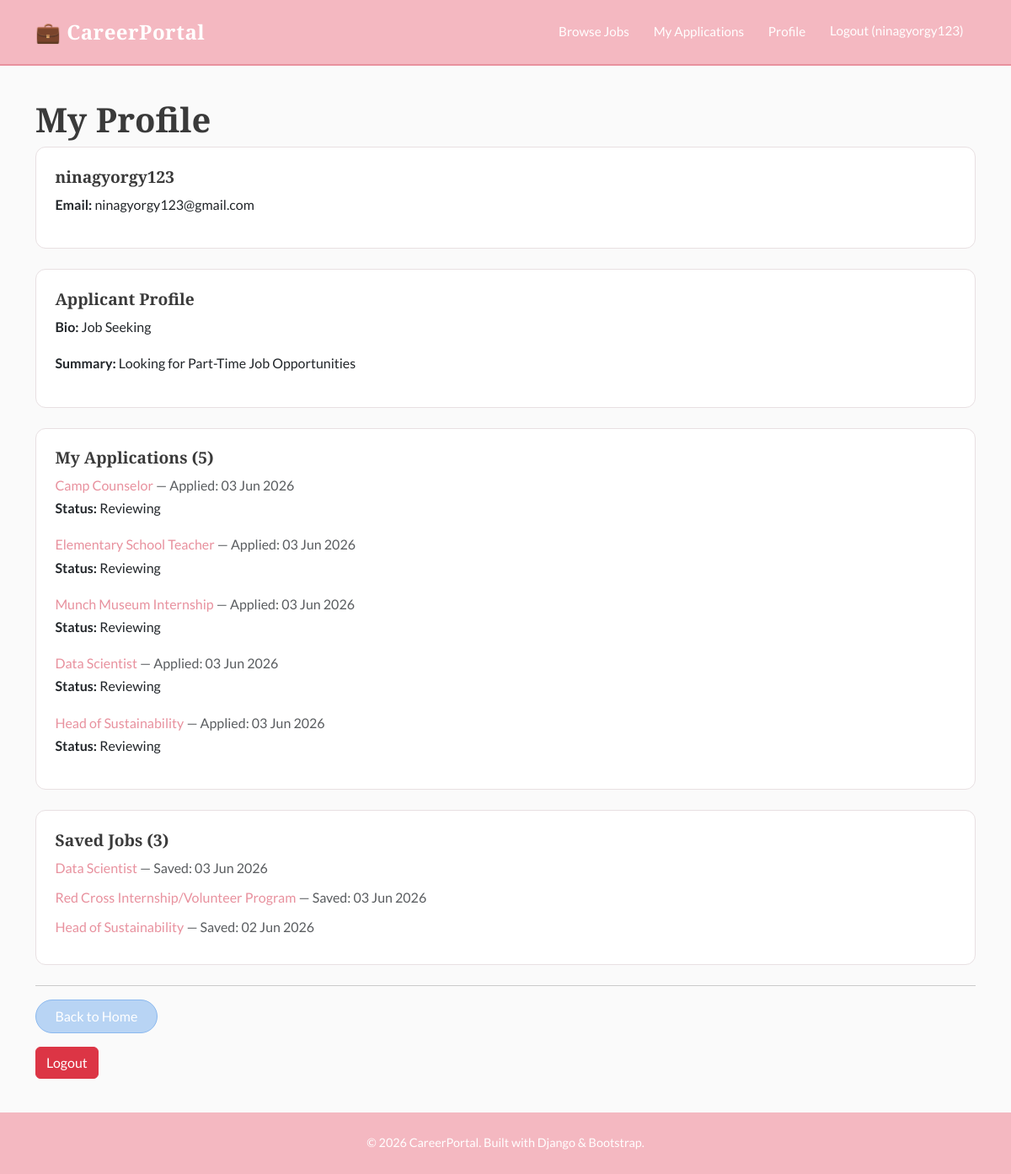
Page /profile/ (signed in) on the committed database.
### careerportal/models.py (models this page shows, shortened)
class Applicant(User):
    bio = models.TextField(null=True)
    summary = models.TextField(null=True)
    class Meta:
        verbose_name = "applicant"

class Application(models.Model):
    STATUS_CHOICES = [
        ('reviewing', 'Reviewing'),
        ('accepted', 'Accepted'),
        ('rejected', 'Rejected'),]
    job = models.ForeignKey(Job, on_delete=models.CASCADE)
    applicant = models.ForeignKey(Applicant, on_delete=models.CASCADE)
    text = models.TextField()
    cv = models.FileField(upload_to='cvs/', null=True, blank=True, validators=[validate_pdf])
    status = models.CharField(
        max_length=20,
        choices=STATUS_CHOICES,
        default='reviewing')
    created_at = models.DateTimeField(auto_now_add=True)

class Job(models.Model):
    DEGREE_CHOICES = [
        ("high_school", "High School Diploma"),
        ("bachelors", "Bachelor's Degree"),
        ("masters", "Master's Degree"),
        ("phD", "PhD"),
        ("post_doc", "Post-Doctorate")
    ]
    JOB_TYPE_CHOICES = [
        ('full_time', 'Full Time'),
        ('part_time', 'Part Time'),
        ('internship', 'Internship'),
    ]
    PAY_CHOICES = [
        ('paid', 'Paid'),
        ('unpaid', 'Unpaid'),
    ]
    contact_info = models.TextField(
        help_text="Include contact email, phone, and/or company website link.",
        blank=True,
        default=''
    )
    title = models.CharField(max_length=200)
    description = models.TextField()
    required_degree = models.CharField(
        max_length=50,
        choices=DEGREE_CHOICES,
        default="bachelors"
    )
    deadline = models.DateField(default=date.today) # temporary default
    created_at = models.DateTimeField(auto_now_add=True)
    created_by = models.ForeignKey(
        Employee,
        on_delete=models.CASCADE,
        null=True
    )
    job_type = models.CharField(
        max_length=20,
        choices=JOB_TYPE_CHOICES,
        default='full_time'
    )
    pay_status = models.CharField(
        max_length=10,
        choices=PAY_CHOICES,
        default='paid'
    )
    LOCATION_TYPE_CHOICES = [
    ('in_person', 'In Person'),
    ('remote', 'Remote'),
    ('hybrid', 'Hybrid'),
    ]
    location_type = models.CharField(
        max_length=20,
        choices=LOCATION_TYPE_CHOICES,
        default='in_person'
        )

class SavedJob(models.Model):
    applicant = models.ForeignKey(Applicant, on_delete=models.CASCADE)
    job = models.ForeignKey(Job, on_delete=models.CASCADE)
    saved_at = models.DateTimeField(auto_now_add=True)
    class Meta:
        unique_together = ('applicant', 'job')

### careerportal/views.py (the view)
# urls.py: path('profile/', views.profile_view, name='profile'),
@login_required
def profile_view(request):
    user = request.user
    applicant = None
    employee = None
    try:
        applicant = Applicant.objects.get(id=user.id)
    except Applicant.DoesNotExist:
        pass
    try:
        employee = Employee.objects.get(id=user.id)
    except Employee.DoesNotExist:
        pass
    applications = []
    posted_jobs = []
    saved_jobs = []
    if applicant:
        applications = Application.objects.filter(applicant=applicant).order_by('-created_at')
        saved_jobs = SavedJob.objects.filter(applicant=applicant).order_by('-saved_at')
    if employee:
        posted_jobs = Job.objects.filter(created_by=employee).order_by('-created_at')
    return render(request, 'careerportal/profile.html', {
        'applicant': applicant,
        'employee': employee,
        'applications': applications,
        'posted_jobs': posted_jobs,
        'saved_jobs': saved_jobs,
    })

### careerportal/context_processors.py (called while the page is built)
def user_roles(request):
    is_applicant = False
    is_employee = False
    if request.user.is_authenticated:
        is_applicant = Applicant.objects.filter(id=request.user.id).exists()
        is_employee = Employee.objects.filter(id=request.user.id).exists()
    return {
        'is_applicant': is_applicant,
        'is_employee': is_employee,
    }

### careerportal/templates/careerportal/profile.html (shortened to what this page needs)
{% extends "careerportal/base.html" %}
{% block content %}
<h1>My Profile</h1>
<div class="card mb-4">
    <div class="card-body">
        <h2 class="card-title">{{ user.username }}</h2>
        <p><strong>Email:</strong> {{ user.email }}</p>
    </div>
</div>
{% if applicant %}
    <div class="card mb-4">
        <div class="card-body">
            <h2 class="card-title">Applicant Profile</h2>
            <p><strong>Bio:</strong> {{ applicant.bio }}</p>
            <p><strong>Summary:</strong> {{ applicant.summary }}</p>
        </div>
    </div>
    <div class="card mb-4">
        <div class="card-body">
            <h2 class="card-title">My Applications ({{ applications|length }})</h2>
            {% if applications %}
                {% for application in applications %}
                    <div class="mb-3">
                        <a href="{% url 'job_detail' application.job.id %}">
                            {{ application.job.title }}
                        </a>
                        <span class="text-muted">
                            — Applied: {{ application.created_at|date:"d M Y" }}
                        </span>
                        <br>
                        <strong>Status:</strong>
                        {{ application.get_status_display }}
                    </div>
                {% endfor %}
            {% else %}
                <div class="alert alert-info">
                    You have not applied for any jobs yet.
                </div>
            {% endif %}
        </div>
    </div>
    <div class="card mb-4">
        <div class="card-body">
            <h2 class="card-title">Saved Jobs ({{ saved_jobs|length }})</h2>
            {% if saved_jobs %}
                {% for saved in saved_jobs %}
                    <div class="mb-2">
                        <a href="{% url 'job_detail' saved.job.id %}">
                            {{ saved.job.title }}
                        </a>
                        <span class="text-muted">
                            — Saved: {{ saved.saved_at|date:"d M Y" }}
                        </span>
                    </div>
                {% endfor %}
            {% else %}
                <div class="alert alert-info">
                    You have not saved any jobs yet.
                </div>
            {% endif %}
        </div>
    </div>
{% else %}
    <div class="alert alert-danger">
        No role assigned.
    </div>
{% endif %}
<hr>
<a href="{% url 'home' %}" class="btn btn-secondary">
    Back to Home
</a>
<form method="POST" action="{% url 'logout' %}" class="mt-3">
    <button type="submit" class="btn btn-danger">
        Logout
    </button>
</form>
{% endblock %}

### careerportal/templates/careerportal/base.html (shortened to what this page needs)
{% load static %}
<!DOCTYPE html>
<html lang="en">
<head>
    <link href="https://cdn.jsdelivr.net/npm/bootstrap@5.3.3/dist/css/bootstrap.min.css" rel="stylesheet">
    <link rel="stylesheet" href="{% static 'careerportal/css/style.css' %}">
</head>
<body class="d-flex flex-column min-vh-100">
<nav class="navbar navbar-expand-lg">
    <div class="container">
        <a class="navbar-brand" href="{% url 'home' %}">
            💼 CareerPortal
        </a>
        <div class="collapse navbar-collapse"
             id="navbarNav">
            <ul class="navbar-nav ms-auto">
                <li class="nav-item">
                    <a class="nav-link"
                       href="{% url 'job_list' %}">
                        Browse Jobs
                    </a>
                </li>
                {% if user.is_authenticated %}
                    {% if is_applicant %}
                    <li class="nav-item">
                        <a class="nav-link"
                           href="{% url 'my_applications' %}">
                            My Applications
                        </a>
                    </li>
                    {% endif %}
                    <li class="nav-item">
                        <a class="nav-link"
                           href="{% url 'profile' %}">
                            Profile
                        </a>
                    </li>
                    <li class="nav-item">
                        <form method="POST"
                              action="{% url 'logout' %}">
                            <button type="submit"
                                    class="nav-link btn btn-link">
                                Logout ({{ user.username }})
                            </button>
                        </form>
                    </li>
                {% endif %}
            </ul>
        </div>
    </div>
</nav>
<main class="container my-4 flex-grow-1">
    {% block content %}
    {% endblock %}
</main>
<footer>
    <div class="container">
        &copy; 2026 CareerPortal. Built with Django &amp; Bootstrap.
    </div>
</footer>
</body>
</html>

### careerportal/static/careerportal/css/style.css (style rules this page uses)
:root { --pink: #f4b8c1; --pink-dark: #e8919e; --pink-light: #fdeef0; --blue: #b8d4f4; --blue-dark: #8ab8ef; --blue-light: #eef4fd; --white: #ffffff; --off-white: #fafafa; --text-dark: #3a3a3a; --text-muted: #888888; --border: #e8e0e2; }
body { font-family: 'Lato', sans-serif; font-size: 16px; background-color: var(--off-white); color: var(--text-dark); line-height: 1.7; }
h1, h2, h3 { font-family: 'Playfair Display', serif; font-weight: 600; color: var(--text-dark); }
a { color: var(--pink-dark); text-decoration: none; }
.navbar { background-color: var(--pink) !important; border-bottom: 2px solid var(--pink-dark); padding: 0.8rem 0; }
.navbar-brand { font-family: 'Playfair Display', serif; font-size: 1.5rem; font-weight: 600; color: var(--white) !important; letter-spacing: 0.5px; }
.nav-link { color: var(--white) !important; font-size: 0.95rem; font-weight: 400; padding: 0.4rem 0.9rem !important; border-radius: 20px; transition: background 0.2s ease; }
.btn-secondary { background-color: var(--blue); border-color: var(--blue-dark); color: var(--white); border-radius: 20px; padding: 0.45rem 1.4rem; }
.card { border: 1px solid var(--border); border-radius: 12px; background-color: var(--white); transition: box-shadow 0.2s ease, transform 0.2s ease; }
.card-title { font-family: 'Playfair Display', serif; font-size: 1.2rem; color: var(--text-dark); }
.card-body { padding: 1.4rem; }
footer { background-color: var(--pink); color: var(--white); padding: 1.5rem 0; margin-top: 1rem; text-align: center; font-size: 0.9rem; }

### rows in the picture
Applicant: bio "Job Seeking", summary "Looking for Part-Time Job Opportunities"
Application: job "Camp Counselor", created_at "03 Jun 2026", status "Reviewing"
Application: job "Elementary School Teacher", created_at "03 Jun 2026", status "Reviewing"
Application: job "Munch Museum Internship", created_at "03 Jun 2026", status "Reviewing"
Application: job "Data Scientist", created_at "03 Jun 2026", status "Reviewing"
Application: job "Head of Sustainability", created_at "03 Jun 2026", status "Reviewing"
SavedJob: job "Data Scientist", saved_at "03 Jun 2026"
SavedJob: job "Red Cross Internship/Volunteer Program", saved_at "03 Jun 2026"
SavedJob: job "Head of Sustainability", saved_at "02 Jun 2026"

### other values in the picture
{{ user.username }} "ninagyorgy123"
{{ user.email }} "ninagyorgy123@gmail.com"
{{ applications|length }} "5"
{{ saved_jobs|length }} "3"
